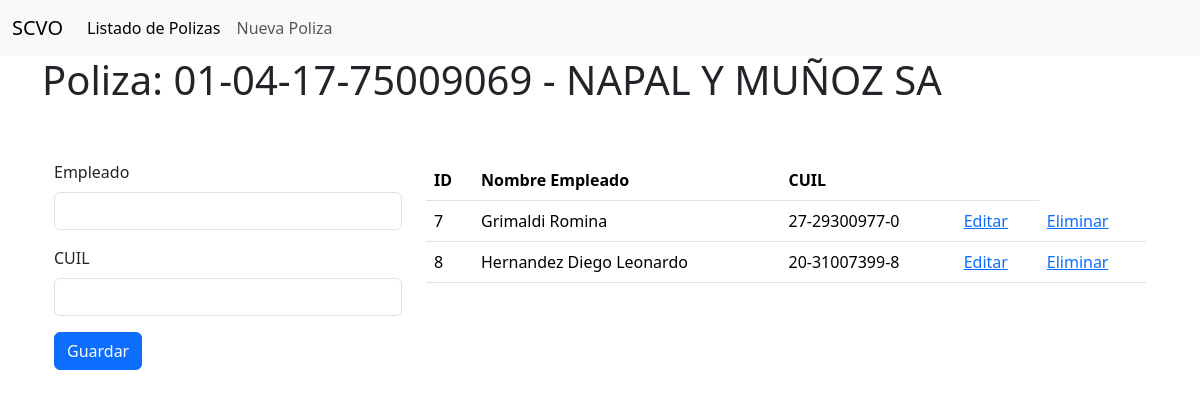
Page /listadoEmpleados/4 on the committed database.
### certificados/models.py (models this page shows, shortened)
class Poliza(models.Model):
    poliza = models.CharField(max_length=20)
    asegurado = models.CharField(max_length=200)
    CUIT = models.CharField(max_length=20)
    fecha= models.DateField()

class Empleado(models.Model):
    nombre = models.CharField(max_length=200)
    CUIL = models.CharField(max_length=20)
    id_poliza = models.ForeignKey(Poliza, on_delete=models.CASCADE)

### certificados/views.py (the view)
# urls.py: path('listadoEmpleados/<int:id>', views.listadoEmpleados),
def listadoEmpleados(request,id):
    poliza = Poliza.objects.get(id=id)
    empleados = Empleado.objects.filter(id_poliza_id=id)
    return render(request, 'listadoEmpleados.html',{
        'poliza': poliza,
        'empleados': empleados
    })

### certificados/templates/listadoEmpleados.html (shortened to what this page needs)
{% extends "./base.html"%}
{% block content %}
<h1>Poliza: {{ poliza.poliza}} -  {{ poliza.asegurado}}</h1>
<div class="container py-5">
    <div class="row">
        <div class="col-4">
            <form action="/registrarEmpleado/{{poliza.id}}" method="post">
                <div class="mb-3">
                    <label for="nombre" class="form-label">Empleado</label>
                    <input type="text" class="form-control" id="nombre" name="nombre">
                </div>
                <div class="mb-3">
                    <label for="CUIL" class="form-label">CUIL</label>
                    <input type="text" class="form-control" id="CUIL" name="CUIL">
                </div>
                <button type="submit" class="btn btn-primary">Guardar</button>
            </form>
        </div>
        <div class="col-8">
            <table class="table">
                <thead>
                    <tr>
                        <th scope="col">ID</th>
                        <th scope="col">Nombre Empleado</th>
                        <th scope="col">CUIL</th>
                        <th scope="col"></th>
                    </tr>
                </thead>
                <tbody>
                    {% for empleado in empleados%}
                    <tr>
                        <td>{{empleado.id }}</td>
                        <td>{{ empleado.nombre }}</td>
                        <td>{{ empleado.CUIL }}</td>
                        <td><a href="/edicionEmpleado/{{empleado.id}}">Editar</a></td>
                        <td><a href="/eliminarEmpleado/{{empleado.id}}/{{poliza.id}}" class="btnEliminacion">Eliminar</a></td>
                    </tr>
                    {% endfor %}
                </tbody>
            </table>
        </div>
    </div>
</div>
{% endblock %}

### rows in the picture
Poliza: poliza "01-04-17-75009069", asegurado "NAPAL Y MUÑOZ SA"
Empleado: id "7", nombre "Grimaldi Romina", CUIL "27-29300977-0"
Empleado: id "8", nombre "Hernandez Diego Leonardo", CUIL "20-31007399-8"
